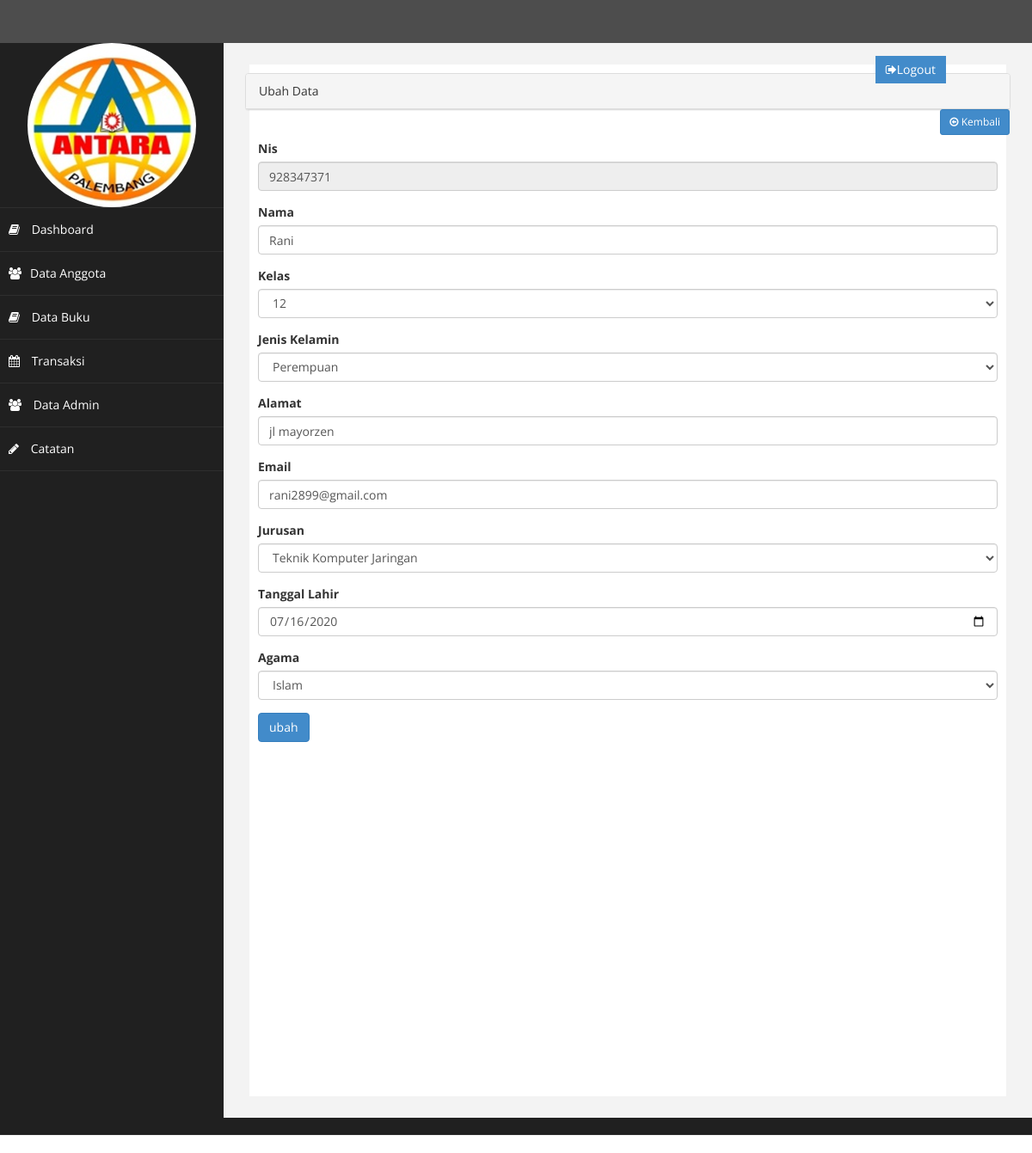
The app's page /?page=anggota&aksi=ubah&nis=928347371 (signed in) with its own data.
### tables this page shows
CREATE TABLE `tb_anggota` (
  `nis` int(11) NOT NULL,
  `nama_anggota` varchar(25) NOT NULL,
  `kelas` enum('12','11','10') NOT NULL,
  `jk` enum('L','P') NOT NULL,
  `alamat` text NOT NULL,
  `email` varchar(30) NOT NULL,
  `jurusan` enum('tkj','oto') NOT NULL,
  `tgl_lahir` date NOT NULL,
  `agama` enum('Islam','Kristen','Hindu','Buddha','Konghucu') NOT NULL
);

### page/anggota/ubah.php (the view, shortened to what this page needs)
<?php
    $nis = $_GET['nis'];
    $sql = $koneksi->query("select * from tb_anggota where nis = '$nis'");
    $tampil = $sql->fetch_assoc();
    $kelas = $tampil['kelas'];
    $jkl = $tampil['jk'];
    $jurusan = $tampil['jurusan'];
?>
<div class="panel panel-default">
<div class="panel-heading">
        Ubah Data
</div>
<div class="box-tools pull-right">
            		<a href="?page=anggota" class="btn btn-sm btn-primary"><i class="fa fa-arrow-circle-o-left"></i> Kembali</a>
                </div>
            </div>
<div class="panel-body">
                            <div class="row">
                                <div class="col-md-12">
                                    <form method="POST">
                                        <div class="form-group">
                                            <label>Nis</label>
                                            <input class="form-control" name="id" value="<?php echo $tampil['nis']?>" readonly />
                                         </div>
                                        <div class="form-group">
                                            <label>Nama</label>
                                            <input class="form-control" name="nama" value="<?php echo $tampil['nama_anggota']; ?>" />
                                        </div>
                                        <div class="form-group">
                                            <label>Kelas</label>
                                            <select class="form-control" name="kelas">
                                                <option  value="12" <?php if ($kelas=="12"){echo "selected";} ?>>12</option>
                                            </select>
                                        </div>
                                        <div class="form-group">
                                            <label>Jenis Kelamin</label>
                                            <select class="form-control" name="jk">
                                                <option  value="P"  <?php if ($jkl=="P"){echo "selected";} ?>>Perempuan</option>
                                            </select>
                                        </div>
                                        <div class="form-group">
                                            <label>Alamat</label>
                                            <input class="form-control" name="alamat" value="<?php echo $tampil['alamat']; ?>" />
                                        </div>
                                        <div class="form-group">
                                            <label>Email</label>
                                            <input class="form-control" name="email" value="<?php echo $tampil['email']; ?>" />
                                        </div>
                                        <div class="form-group">
                                            <label>Jurusan</label>
                                            <select class="form-control" name="jurusan">
                                            <option value="tkj" <?php if ($jurusan=="tkj"){echo "selected";} ?>>Teknik Komputer Jaringan</option>
                                            </select>
                                        </div>
                                        <div class="form-group">
                                            <label>Tanggal Lahir</label>
                                            <input class="form-control" type="date" name="tgl_lahir" value="<?php echo $tampil['tgl_lahir']; ?>" />
                                        </div>
                                        <div class="form-group">
                                            <label>Agama</label>
                                            <select class="form-control" name="agama">
                                            <option value="Islam" <?php if($tampil['agama'] == 'Islam'){ echo 'selected'; } ?>>Islam</option>
                                            </select>
                                        </div>
                                        <div>
                                            <input type="submit" name="simpan" value="ubah" class="btn btn-primary">
                                        </div>
                                    </div>
                                </div>
</div>
</div>
</div>

### assets/css/custom.css (style rules this page uses)
body { font-family: 'Open Sans', sans-serif; }

### records on screen
tb_anggota: id "928347371", nama "Rani", kelas "12", jk "Perempuan", alamat "jl mayorzen", email "rani2899@gmail.com", jurusan "Teknik Komputer Jaringan", tgl_lahir "07/16/2020", agama "Islam"
